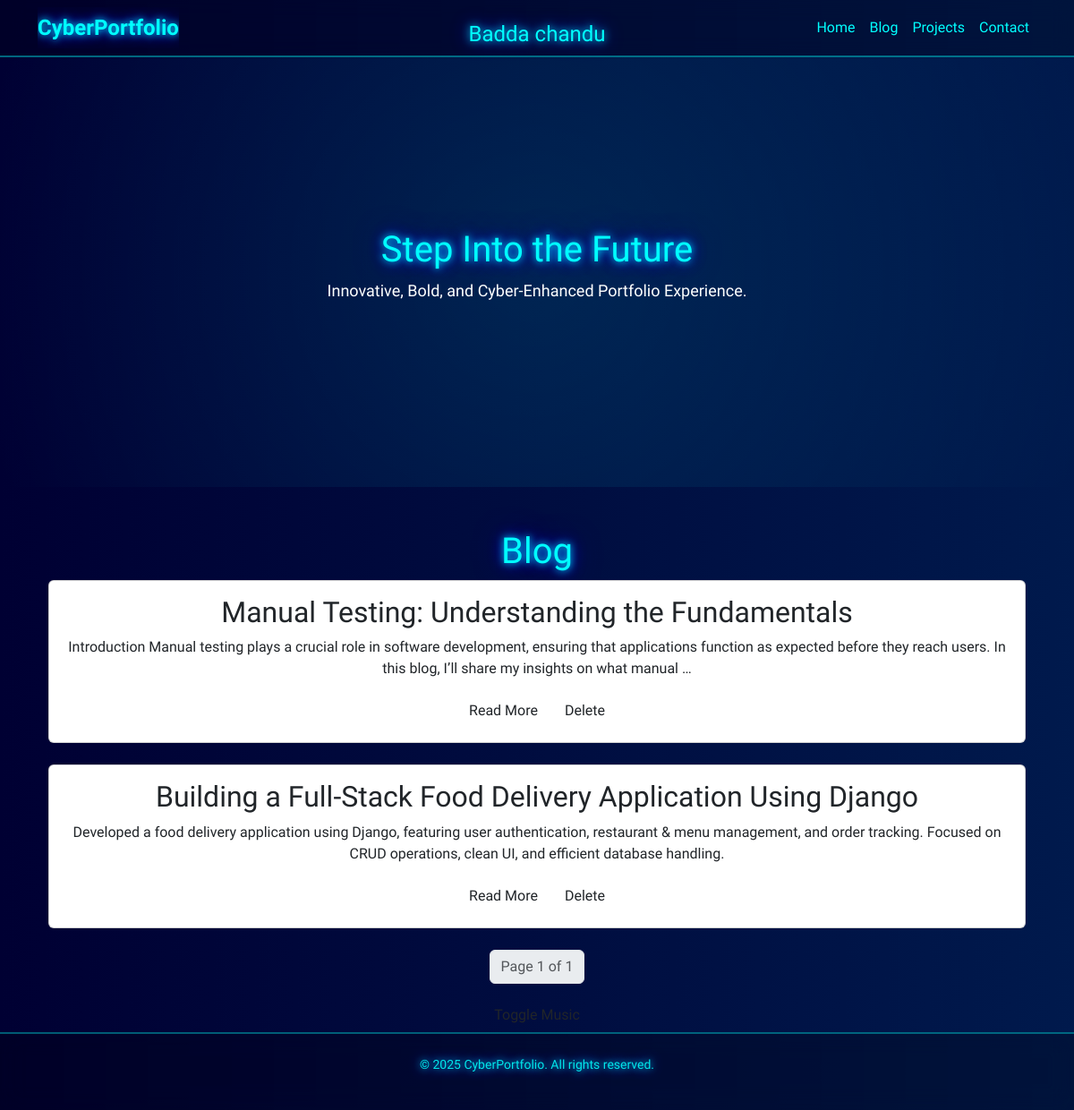
/blog/, run on an earlier commit of the app's database.
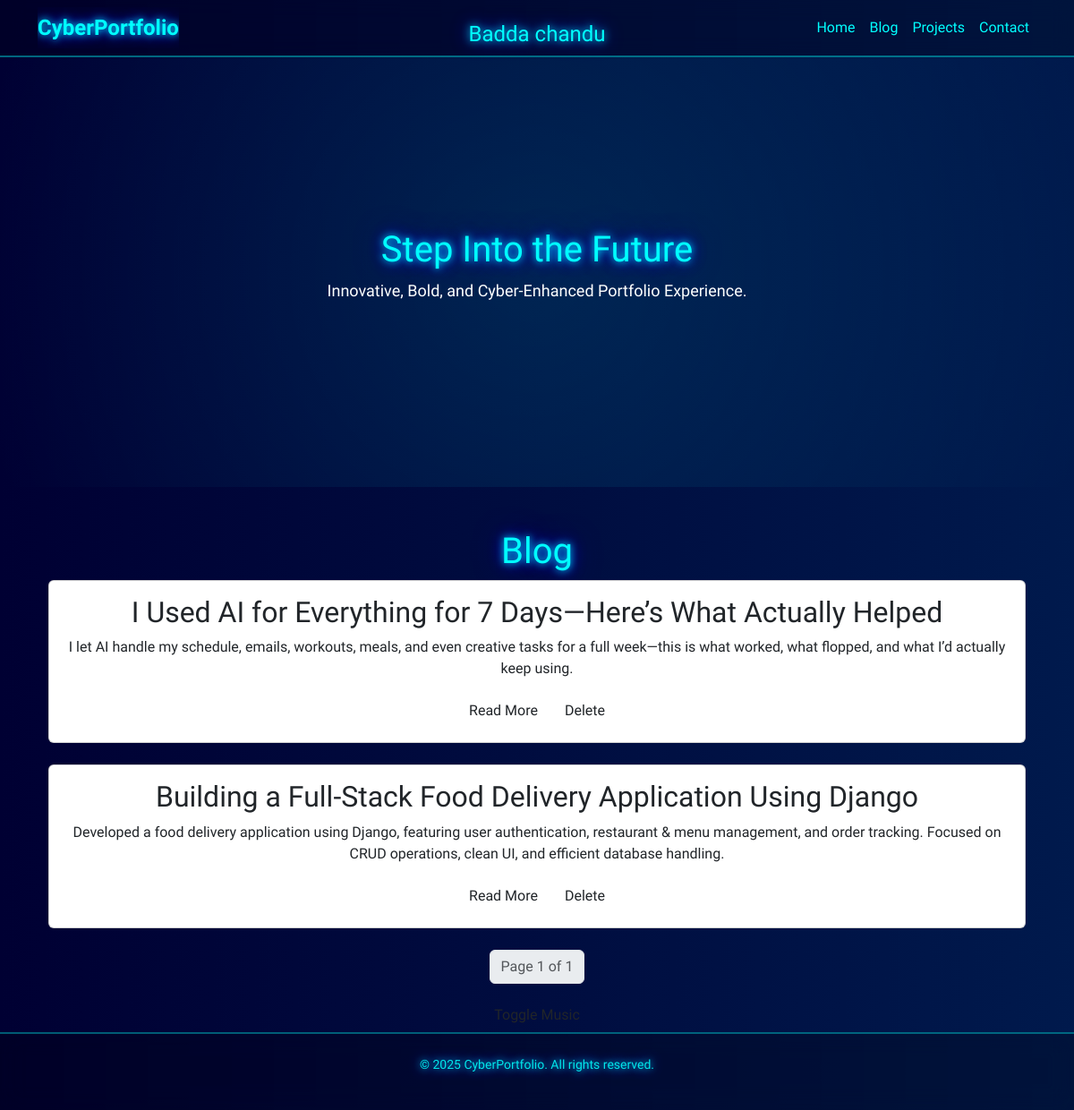
And on a later commit of the database.
### Blog/models.py (models this page shows, shortened)
class BlogPost(models.Model):
    title = models.CharField(max_length=200)
    content = models.TextField()
    date_posted = models.DateTimeField(auto_now_add=True)
    image = models.ImageField(upload_to='blog_images/', null=True, blank=True)

### Blog/views.py (the view)
# urls.py: path('blog/', views.blog, name='blog'),
def blog(request):
    posts_list = BlogPost.objects.all().order_by('-date_posted')
    paginator = Paginator(posts_list, 5)  # Show 5 posts per page
    page_number = request.GET.get('page')
    posts = paginator.get_page(page_number)
    return render(request, 'blog.html', {'posts': posts})

### Templates/blog.html (shortened to what this page needs)
{% extends 'base.html' %}
{% load static %}
{% block content %}
<div class="container mt-5" data-aos="fade-up">
    <h1 class="neon-text">Blog</h1>
    {% for post in posts %}
    <div class="card blog-card mb-4" data-aos="zoom-in">
        <div class="card-body">
            <h2 class="card-title">{{ post.title }}</h2>
            <p class="card-text">{{ post.content|truncatewords:30 }}</p>
            <a href="{% url 'blog_detail' post.id %}" class="btn glow-button">Read More</a>
            <a href="{% url 'delete_blog' post.id %}" class="btn glow-button">Delete</a>
        </div>
    </div>
    {% endfor %}
    <nav aria-label="Page navigation">
        <ul class="pagination justify-content-center">
            <li class="page-item disabled">
                <span class="page-link">Page {{ posts.number }} of {{ posts.paginator.num_pages }}</span>
            </li>
        </ul>
    </nav>
</div>
{% endblock %}

### Templates/base.html (shortened to what this page needs)
{% load static %}
<!DOCTYPE html>
<html lang="en">
<head>
    <link href="https://cdn.jsdelivr.net/npm/bootstrap@5.3.0/dist/css/bootstrap.min.css" rel="stylesheet">
    <link rel="stylesheet" href="{% static 'css/base.css' %}">
    <link href="https://unpkg.com/aos@2.3.1/dist/aos.css" rel="stylesheet">
</head>
<body class="cyberpunk-bg">
    <nav class="navbar navbar-expand-lg navbar-dark glass-nav">
        <div class="container">
            <a class="navbar-brand neon-text" href="/">CyberPortfolio</a>
            <div class="collapse navbar-collapse" id="navbarNav">
                <ul class="navbar-nav ms-auto">
                    <li class="nav-item"><a class="nav-link" href="{% url 'home' %}">Home</a></li>
                    <li class="nav-item"><a class="nav-link" href="{% url 'blog' %}">Blog</a></li>
                    <li class="nav-item"><a class="nav-link" href="{% url 'projects' %}">Projects</a></li>
                    <li class="nav-item"><a class="nav-link" href="{% url 'contact' %}">Contact</a></li>
                </ul>
            </div>
        </div>
    </nav>
    <div class="floating-banner">Badda chandu</div>
    <section class="hero-section text-center">
        <div class="container">
            <h1 class="neon-text" data-aos="fade-up">Step Into the Future</h1>
            <p class="subtext" data-aos="fade-up" data-aos-delay="200">Innovative, Bold, and Cyber-Enhanced Portfolio Experience.</p>
        </div>
    </section>
    <div class="container">
        {% block content %}
        {% endblock %}
    </div>
    <button id="toggle-music" class="btn glow-button">Toggle Music</button>
    <footer class="text-center py-4 glass-footer">
        <p class="neon-text">&copy; 2025 CyberPortfolio. All rights reserved.</p>
    </footer>
</body>
</html>

### static/css/base.css (style rules this page uses)
body { font-family: 'Orbitron', sans-serif; background: #080808; color: #fff; text-align: center; overflow-x: hidden; }
.neon-text { color: #0ff; text-shadow: 0 0 8px #0ff, 0 0 16px #00f, 0 0 32px #008; animation: glow 1.5s infinite alternate; }
.glass-nav { background: rgba(0, 0, 0, 0.2); backdrop-filter: blur(12px); border-bottom: 2px solid rgba(0, 255, 255, 0.4); transition: background 0.3s; }
.navbar-brand { font-size: 24px; font-weight: bold; }
.nav-link { color: #0ff !important; transition: all 0.3s; }
.hero-section { height: 60vh; display: flex; align-items: center; justify-content: center; background: radial-gradient(circle, rgba(0, 255, 255, 0.1), transparent); padding: 40px 20px; }
.subtext { font-size: 18px; opacity: 0.85; }
.glass-footer { background: rgba(0, 0, 0, 0.25); backdrop-filter: blur(12px); border-top: 2px solid rgba(0, 255, 255, 0.4); padding: 20px; font-size: 14px; opacity: 0.9; }
.floating-banner { position: fixed; top: 20px; left: 50%; transform: translateX(-50%); font-size: 24px; color: #0ff; text-shadow: 0 0 10px #0ff, 0 0 20px #00f; animation: floating 3s infinite alternate ease-in-out; }
body { background: linear-gradient(270deg, #001f3f, #003366, #000033); background-size: 400% 400%; animation: cyber-glow 10s infinite alternate; }
a, button { position: relative; overflow: hidden; }
a::before, button::before { content: ""; position: absolute; width: 150%; height: 150%; background: radial-gradient(circle, rgba(0, 255, 255, 0.5), transparent); top: -50%; left: -50%; transform: scale(0); transition: transform 0.3s ease-in-out; }

What changed in the data, as far as the page shows it:
removed BlogPost: title "Manual Testing: Understanding the Fundamentals", content "Introduction Manual testing plays a crucial role in software development, ensuring that applications function as expected before they reach users. In this blog, I’ll share my insights on what manual …"
added BlogPost: title "I Used AI for Everything for 7 Days—Here’s What Actually Helped", content "I let AI handle my schedule, emails, workouts, meals, and even creative tasks for a full week—this is what worked, what flopped, and what I’d actually keep using."
